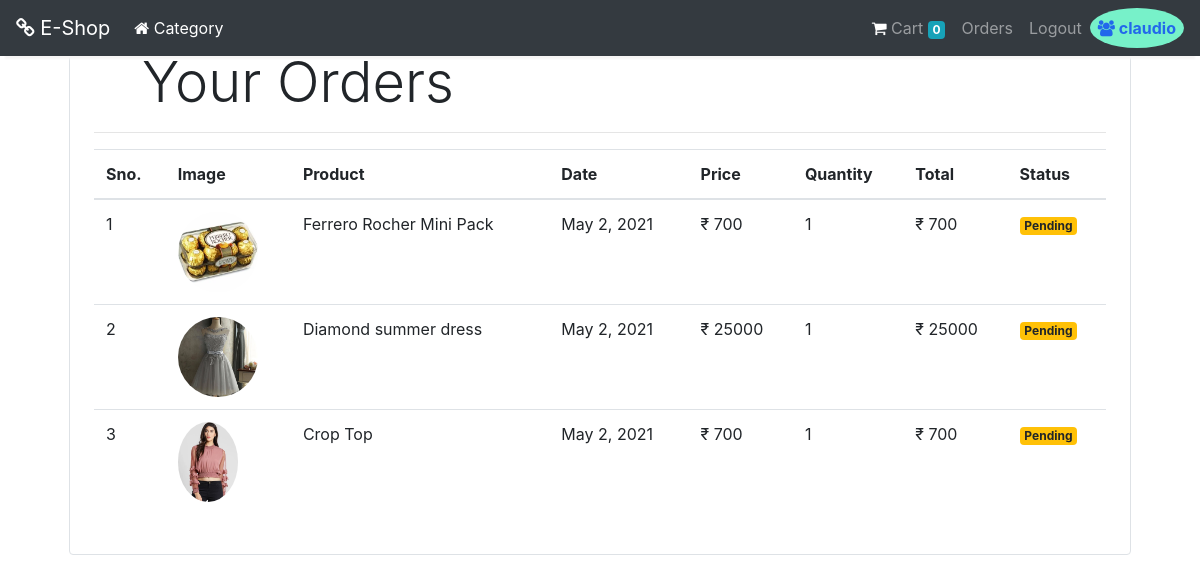
The app's page /orders (signed in), older data.
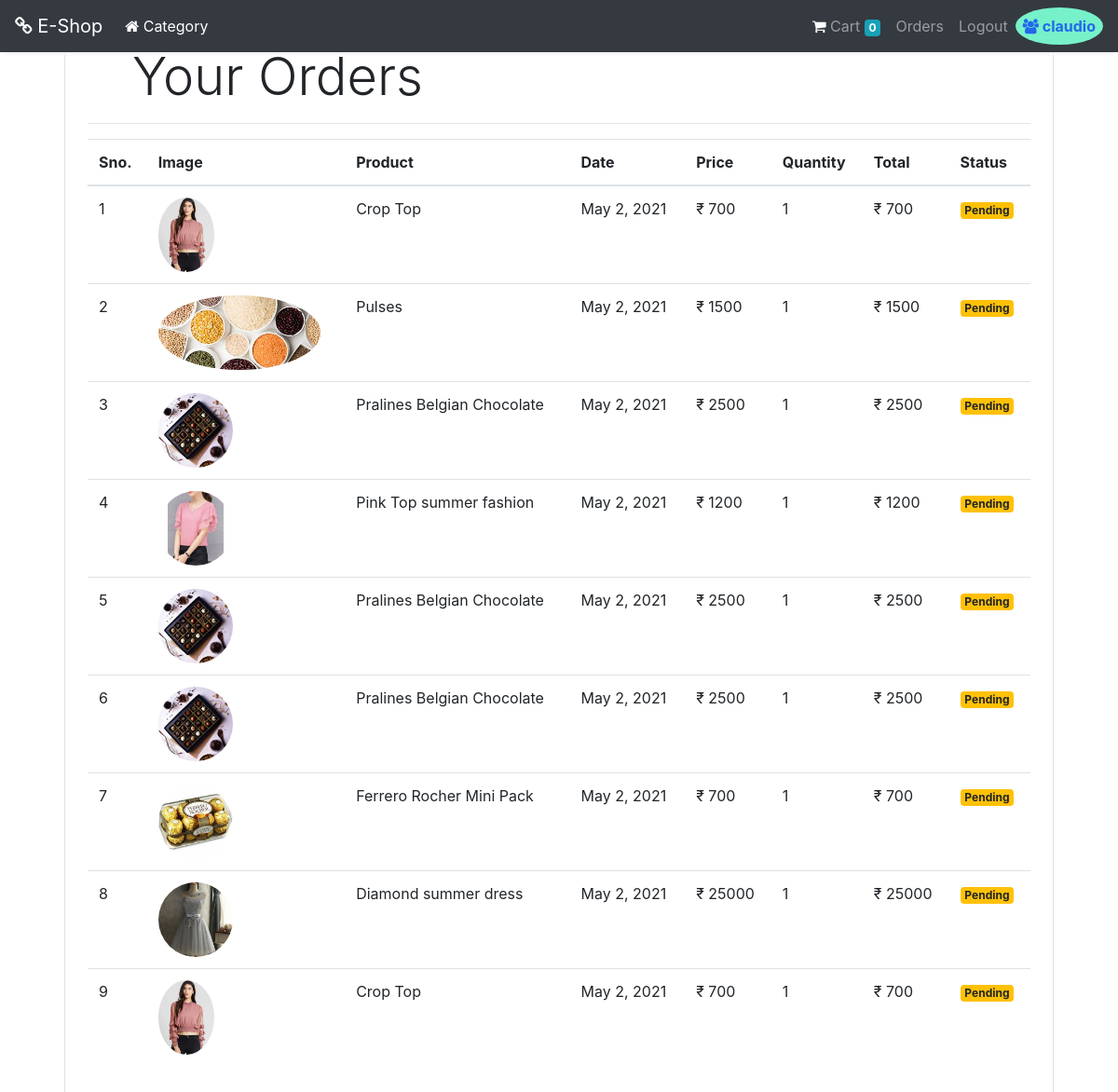
The same page, newer data.
### store/models/customer.py (models this page shows, shortened)
class Customer(models.Model):
    first_name= models.CharField(max_length=50)
    last_name = models.CharField(max_length=50)
    phone = models.CharField(max_length=15)
    email = models.EmailField()
    password= models.CharField(max_length=500)
    @staticmethod
    def get_customer_by_id(id):
        return Customer.objects.get(id=id)

### store/models/orders.py (models this page shows, shortened)
class Order(models.Model):
          product = models.ForeignKey(Product,
                                      on_delete=models.CASCADE)
          customer = models.ForeignKey(Customer,
                                       on_delete=models.CASCADE)
          quantity = models.IntegerField(default=1)
          price = models.IntegerField()
          address = models.CharField(max_length=200, default='')
          phone = models.CharField(max_length=15, default='')
          date = models.DateField(default=datetime.datetime.today)
          status = models.BooleanField(default=False)
          @staticmethod
          def get_orders_by_customer(customer_id):
              return Order.objects.filter\
                  (customer = customer_id)\
                  .order_by('-date')

### store/models/product.py (models this page shows, shortened)
class Product(models.Model):
    category = models.ForeignKey(Category, on_delete=models.CASCADE, default=1)
    name = models.CharField(max_length=50)
    price = models.IntegerField()
    description = models.CharField(max_length=200, default='',null=True, blank=True)
    image = models.ImageField(upload_to='uploads/products/')

### store/middlewares/auth.py (the view)
    def middleware(request):
        print(request.session.get('customer'))
        returnUrl = request.META['PATH_INFO']
        print(request.META['PATH_INFO'])
        if not request.session.get('customer'):
           return redirect(f'login?return_url={returnUrl}')
        response = get_response(request)
        return response

### store/templatetags/cart.py (called while the page is built)
@register.filter(name='customer_name')
def customer_name(customer):
    return Customer.get_customer_by_id(int(customer)).first_name

### store/templatetags/custom_filter.py (called while the page is built)
@register.filter(name='currency')
def currency(number):
    return "₹ "+str(number)

@register.filter(name='multiply')
def multiply(number , number1):
    return number * number1

### store/views/orders.py (called while the page is built)
    def get(self , request ):
        customer = request.session.get('customer')
        orders = Order.get_orders_by_customer(customer)
        print(orders)
        orders = orders[::-1]
        return render(request , 'orders.html'  , {'orders' : orders})

### store/templates/orders.html
{% extends 'base.html' %}
{% block content %}
{% load cart %}
{% load custom_filter %}
<div class="container">
   <div class="border rounded p-4 m-4">
        <p class="display-4 pl-4 ml-4">Your Orders</p>
        <hr>
        <table class="table">
            <thead>
                <tr>
                    <th>Sno.</th>
                    <th>Image</th>
                    <th>Product</th>
                    <th>Date</th>
                    <th>Price</th>
                    <th>Quantity</th>
                    <th>Total</th>
                    <th>Status</th>
                </tr>
            </thead>
            <tbody>
                {% for order in orders %}
                <tr>
                    <td>{{forloop.counter}}</td>
                    <td><img style="height: 80px;" class="rounded-circle" src="{{order.product.image.url}}" alt=""></td>
                    <td>{{order.product.name}}</td>
                    <td>{{order.date}}</td>
                    <td>{{order.price|currency}}</td>
                    <td>{{order.quantity}}</td>
                    <td>{{order.quantity|multiply:order.price|currency}}</td>
                    {% if order.status %}
                    <td><small class="badge badge-success">Completed</small></td>
                    {%else%}
                    <td><small class="badge badge-warning">Pending</small></td>
                    {% endif %}
                </tr>
                {% endfor %}
            </tbody>
        </table>
   </div>
</div>
{% endblock %}

### store/templates/base.html (shortened to what this page needs)
{% load cart %}
<!doctype html>
<html lang="en">
<head>
  <link rel="stylesheet" href="https://maxcdn.bootstrapcdn.com/bootstrap/4.0.0/css/bootstrap.min.css"
>
  <link rel="stylesheet" href="https://cdnjs.cloudflare.com/ajax/libs/font-awesome/4.7.0/css/font-awesome.min.css">
</head>
<body>
  <nav
  style="position: fixed;
  top: 0;
  width: 100%;"
  class="one-edge-shadow
  sticky-top navbar
  navbar-expand-lg
   navbar-dark bg-dark">
    <a class="navbar-brand" href="/">
      <i class="fa fa-chain" style="color: white;"></i>
      E-Shop</a>
    <div class="collapse navbar-collapse" id="navbarSupportedContent">
      <ul class="navbar-nav mr-auto">
        <li class="nav-item active">
          <a class="nav-link" href="/">
            <i class="fa fa-home" style="color: white;"></i>
            Category <span class="sr-only">(current)</span></a>
        </li>
      </ul>
      <ul class=" navbar-nav my-2 my-lg-0">
        {% if request.session.customer %}
        <li class="nav-item ">
          <a class="nav-link" href="/cart"><i class="fa fa-shopping-cart" style="color: white;"></i> Cart
            <span class="badge badge-info">{{request.session.cart.keys|length}}</span>
            <span class="sr-only">(current)</span></a>
        </li>
        <li class="nav-item ">
          <a class="nav-link" href="/orders">Orders<span class="sr-only">(current)</span></a>
        </li>
        <li class="nav-item ">
          <a class="nav-link" href="/logout">Logout<span class="sr-only">(current)</span></a>
        </li>
        <li class="nav-item ">
          <div class="rounded-circle p-2"
          style="color: rgb(34, 104, 235); background-color: rgb(119, 241, 201);
          font-weight: bold;"
          >        <i class="fa fa-users"></i> {{ request.session.customer|customer_name }}
</div>
        </li>
        {% endif %}
      </ul>
    </div>
  </nav>
    {% block content %}{% endblock %}
</body>
</html>

### store/templates/base.html (style rules this page uses)
nav { background-color: white; }
.one-edge-shadow { box-shadow: 0 8px 2px -5px rgb(246, 245, 245); }

Row changes from the older to the newer data that the page shows:
added Order: product.image (picture), product.name "Crop Top", date "May 2, 2021", price "₹ 700", quantity "1", quantity|multiply "₹ 700", status "Pending"
added Order: product.image (picture), product.name "Pulses", date "May 2, 2021", price "₹ 1500", quantity "1", quantity|multiply "₹ 1500", status "Pending"
added Order: product.image (picture), product.name "Pralines Belgian Chocolate", date "May 2, 2021", price "₹ 2500", quantity "1", quantity|multiply "₹ 2500", status "Pending"
added Order: product.image (picture), product.name "Pink Top summer fashion", date "May 2, 2021", price "₹ 1200", quantity "1", quantity|multiply "₹ 1200", status "Pending"
added Order: product.image (picture), product.name "Pralines Belgian Chocolate", date "May 2, 2021", price "₹ 2500", quantity "1", quantity|multiply "₹ 2500", status "Pending"
added Order: product.image (picture), product.name "Pralines Belgian Chocolate", date "May 2, 2021", price "₹ 2500", quantity "1", quantity|multiply "₹ 2500", status "Pending"
